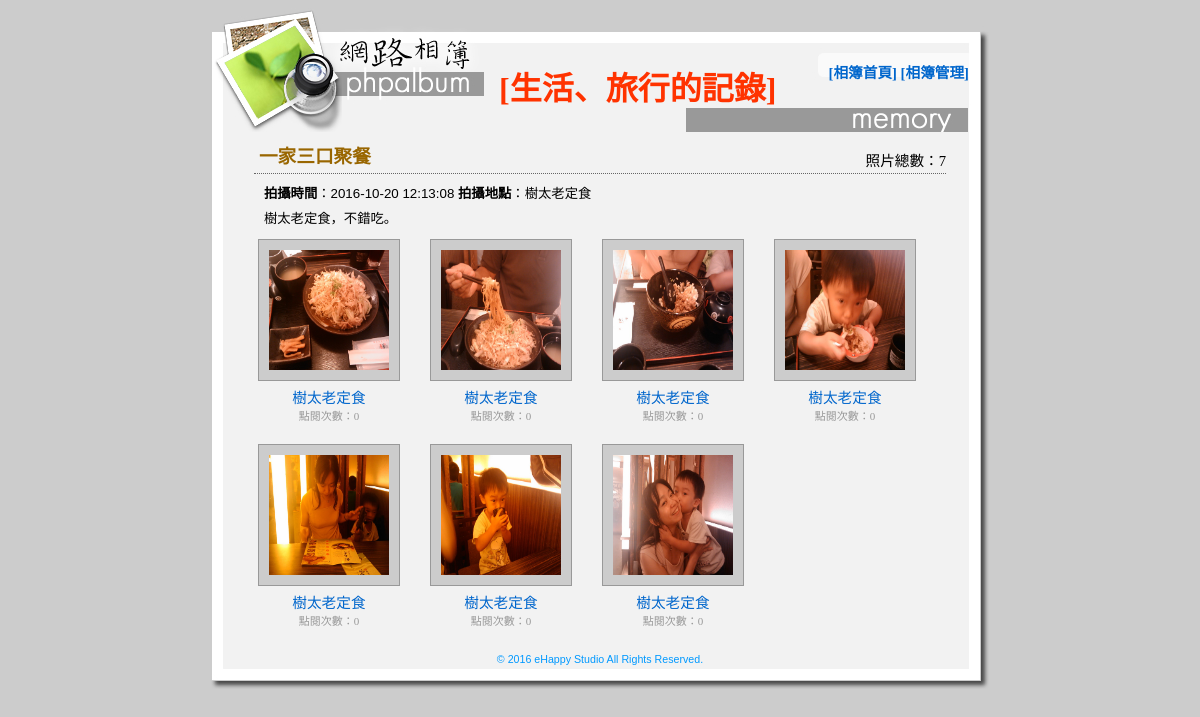
The page /albumshow.php?id=2 on the database its author committed.
### tables this page shows
CREATE TABLE `album` (
  `album_id` int(11) UNSIGNED NOT NULL,
  `album_date` datetime DEFAULT NULL,
  `album_location` varchar(255) DEFAULT NULL,
  `album_title` varchar(255) DEFAULT NULL,
  `album_desc` text
);

CREATE TABLE `albumphoto` (
  `ap_id` int(11) UNSIGNED NOT NULL,
  `album_id` int(11) UNSIGNED DEFAULT NULL,
  `ap_subject` varchar(255) DEFAULT NULL,
  `ap_date` datetime DEFAULT NULL,
  `ap_picurl` varchar(100) DEFAULT NULL,
  `ap_hits` int(11) UNSIGNED NOT NULL DEFAULT '0'
);

### albumshow.php (the view, shortened to what this page needs)
<?php
function GetSQLValueString($theValue, $theType) {
  switch ($theType) {
    case "int":
      $theValue = ($theValue != "") ? filter_var($theValue, FILTER_SANITIZE_NUMBER_INT) : "";
      break;
  }
  return $theValue;
}
require_once("connMysql.php");
$sid = 0;
if(isset($_GET["id"])&&($_GET["id"]!="")){
	$sid = GetSQLValueString($_GET["id"],"int");
}
$query_RecAlbum = "SELECT * FROM album WHERE album_id={$sid}";
$query_RecPhoto = "SELECT * FROM albumphoto WHERE album_id={$sid} ORDER BY ap_date DESC";
$RecAlbum = $db_link->query($query_RecAlbum);
$RecPhoto = $db_link->query($query_RecPhoto);
$total_records = $RecPhoto->num_rows;
$row_RecAlbum=$RecAlbum->fetch_assoc();
?>
<html>
<head>
<link href="style.css" rel="stylesheet" type="text/css" />
</head>
<body bgcolor="#cccccc">
<table width="778" border="0" align="center" cellpadding="0" cellspacing="0">
  <tr>
   <td height="124" valign="top" background="images/album_r1_c1.jpg"><div class="titleDiv">[生活、旅行的記錄]</div>
    <div class="menulink"><a href="index.php">[相簿首頁]</a> <a href="login.php">[相簿管理]</a></div></td>
  </tr>
  <tr>
   <td background="images/album_r2_c1.jpg"><div id="mainRegion">
     <table width="90%" border="0" align="center" cellpadding="4" cellspacing="0">
       <tr>
         <td><div class="subjectDiv"> <?php echo $row_RecAlbum["album_title"];?>
           </div>
           <div class="actionDiv">照片總數：<?php echo $total_records;?></div>
           <div class="normalDiv">
             <p><strong>拍攝時間</strong>：<?php echo $row_RecAlbum["album_date"];?> <strong>拍攝地點</strong>：<?php echo $row_RecAlbum["album_location"];?></p>
             <p><?php echo nl2br($row_RecAlbum["album_desc"]);?></p>
             </div>
           <?php while($row_RecPhoto=$RecPhoto->fetch_assoc()){?>
           <div class="albumDiv">
           <div class="picDiv"><a href="?action=hits&id=<?php echo $row_RecPhoto["ap_id"];?>"><img src="photos/<?php echo $row_RecPhoto["ap_picurl"];?>" alt="<?php echo $row_RecPhoto["ap_subject"];?>" width="120" height="120" border="0" /></a></a></div>
           <div class="albuminfo"><a href="?action=hits&id=<?php echo $row_RecPhoto["ap_id"];?>"><?php echo $row_RecPhoto["ap_subject"];?></a><br />
             <span class="smalltext">點閱次數：<?php echo $row_RecPhoto["ap_hits"];?></span></div>
           </div>
           <?php }?></td>
         </tr>
     </table>
   </div></td>
  </tr>
  <tr>
   <td align="center" background="images/album_r2_c1.jpg" class="trademark">© 2016 eHappy Studio All Rights Reserved.</td>
  </tr>
  <tr>
   <td><img name="album_r4_c1" src="images/album_r4_c1.jpg" width="778" height="24" border="0" id="album_r4_c1" alt="" /></td>
  </tr>
</table>
</body>
</html>

### style.css (style rules this page uses)
#mainRegion p { font-family: Verdana, Arial, Helvetica, sans-serif; font-size: 10pt; line-height: 20px; margin-top: 0px; margin-bottom: 5px; }
#mainRegion .smalltext { font-size: 11px; color: #999999; font-family: Georgia, "Times New Roman", Times, serif; vertical-align: middle; }
#mainRegion .actionDiv { float: right; margin-top: -30px; font-size: 11pt; font-family: "微軟正黑體"; }
.titleDiv { padding-left: 288px; padding-top: 55px; font-family: "微軟正黑體"; font-size: 24pt; font-weight: bolder; color: #FF3300; }
.menulink { float: right; margin-top: -48px; margin-right: 20px; font-family: "微軟正黑體"; font-size: 11pt; font-weight: bold; }
a { text-decoration: none; }
a:link { color: #0066CC; }
.trademark { font-family: Verdana, Arial, Helvetica, sans-serif; font-size: 8pt; color: #0099FF; }
#mainRegion .picDiv { padding: 10px; background-color: #CCCCCC; height: 120px; width: 120px; border: 1px solid #999999; margin-right: auto; margin-left: auto; margin-bottom: 5px; }
#mainRegion .albumDiv { float: left; height: 200px; width: 150px; text-align: center; margin-right: 22px; margin-bottom: 5px; }
#mainRegion .albumDiv .albuminfo { font-family: "微軟正黑體"; font-size: 11pt; }
#mainRegion .normalDiv { clear: both; margin: 10px; }
#mainRegion .subjectDiv { font-family: "微軟正黑體"; font-size: 14pt; font-weight: bold; color: #996600; padding: 5px; clear: both; border-bottom-width: 1px; border-bottom-style: dotted; border-bottom-color: #666666; margin-bottom: 5px; }

### rows shown on the page
album: album_title "一家三口聚餐", album_date "2016-10-20 12:13:08", album_location "樹太老定食", album_desc "樹太老定食，不錯吃。"
albumphoto: ap_picurl (picture), ap_subject "樹太老定食", ap_hits "0"
albumphoto: ap_picurl (picture), ap_subject "樹太老定食", ap_hits "0"
albumphoto: ap_picurl (picture), ap_subject "樹太老定食", ap_hits "0"
albumphoto: ap_picurl (picture), ap_subject "樹太老定食", ap_hits "0"
albumphoto: ap_picurl (picture), ap_subject "樹太老定食", ap_hits "0"
albumphoto: ap_picurl (picture), ap_subject "樹太老定食", ap_hits "0"
albumphoto: ap_picurl (picture), ap_subject "樹太老定食", ap_hits "0"

### other values the page prints
$total_records "7"
